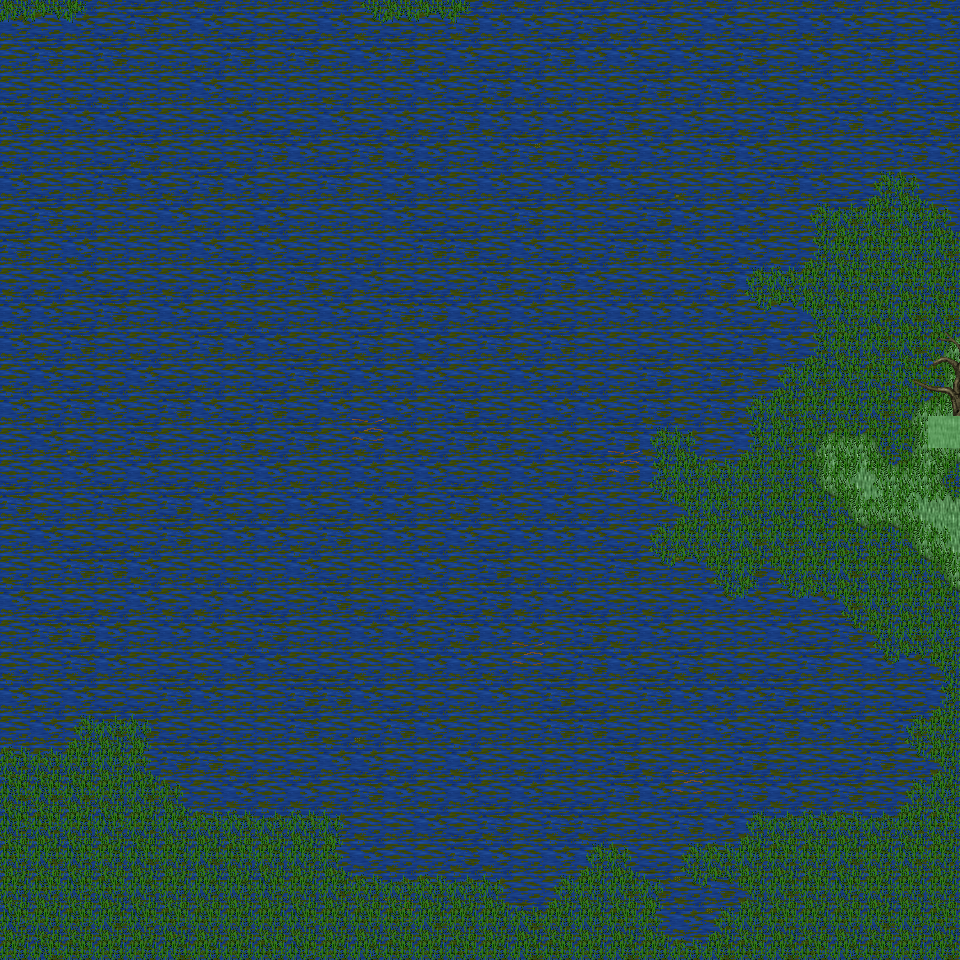

A 2D game scene composited from a Tiled map and its tileset images. What follows is a short description and the map's XML, with each tile layer's data collapsed to a summary:
An orthogonal 30x30 tile map with 32x32 px tiles, 6 tile layers (Ground, Object, Object2, Above, ...), 35 tilesets and 5 objects (5x mapExit).

<map version="1.0" orientation="orthogonal" renderorder="right-down" width="30" height="30" tilewidth="32" tileheight="32" nextobjectid="6">
  <tileset firstgid="1" name="tileset_ground_ground" tilewidth="32" tileheight="32" tilecount="33" columns="3">
    <image source="../drawable/tileset_ground_ground.png" width="96" height="352" />
  </tileset>
  <tileset firstgid="34" name="tileset_plant_grasses" tilewidth="32" tileheight="32" tilecount="6" columns="3">
    <image source="../drawable/tileset_plant_grasses.png" width="96" height="64" />
  </tileset>
  <tileset firstgid="40" name="tileset_plant_flower_daisy_white" tilewidth="32" tileheight="32" tilecount="8" columns="2">
    <image source="../drawable/tileset_plant_flower_daisy_white.png" width="64" height="128" />
  </tileset>
  <tileset firstgid="48" name="tileset_ground_grass_edges" tilewidth="32" tileheight="32" tilecount="36" columns="12">
    <image source="../drawable/tileset_ground_grass_edges.png" width="384" height="96" />
  </tileset>
  <tileset firstgid="84" name="tileset_ground_grass_corners" tilewidth="32" tileheight="32" tilecount="24" columns="6">
    <image source="../drawable/tileset_ground_grass_corners.png" width="192" height="128" />
  </tileset>
  <tileset firstgid="108" name="tileset_ground_earth_edges" tilewidth="32" tileheight="32" tilecount="18" columns="6">
    <image source="../drawable/tileset_ground_earth_edges.png" width="192" height="96" />
  </tileset>
  <tileset firstgid="126" name="tileset_ground_rock_pebbles" tilewidth="32" tileheight="32" tilecount="3" columns="1">
    <image source="../drawable/tileset_ground_rock_pebbles.png" width="32" height="96" />
  </tileset>
  <tileset firstgid="129" name="tileset_plant_flower_daisy_yellow" tilewidth="32" tileheight="32" tilecount="8" columns="2">
    <image source="../drawable/tileset_plant_flower_daisy_yellow.png" width="64" height="128" />
  </tileset>
  <tileset firstgid="137" name="tileset_plant_flower_daisy_red" tilewidth="32" tileheight="32" tilecount="8" columns="2">
    <image source="../drawable/tileset_plant_flower_daisy_red.png" width="64" height="128" />
  </tileset>
  <tileset firstgid="145" name="tileset_plant_tree_tree_fluffy" tilewidth="32" tileheight="32" tilecount="12" columns="4">
    <image source="../drawable/tileset_plant_tree_tree_fluffy.png" width="128" height="96" />
  </tileset>
  <tileset firstgid="157" name="tileset_logic_creature_undead" tilewidth="32" tileheight="32" tilecount="16" columns="8">
    <image source="../drawable/tileset_logic_creature_undead.png" width="256" height="64" />
  </tileset>
  <tileset firstgid="173" name="tileset_logic_collision" tilewidth="32" tileheight="32" tilecount="1" columns="1">
    <image source="../drawable/tileset_logic_collision.png" width="32" height="32" />
  </tileset>
  <tileset firstgid="174" name="tileset_ground_water_swamp_water" tilewidth="32" tileheight="32" tilecount="33" columns="3">
    <image source="../drawable/tileset_ground_water_swamp_water.png" width="96" height="352" />
  </tileset>
  <tileset firstgid="207" name="tileset_plant_tree_tree_darkgreen" tilewidth="32" tileheight="32" tilecount="88" columns="8">
    <image source="../drawable/tileset_plant_tree_tree_darkgreen.png" width="256" height="352" />
  </tileset>
  <tileset firstgid="295" name="tileset_plant_grasses_swamp" tilewidth="32" tileheight="32" tilecount="42" columns="6">
    <image source="../drawable/tileset_plant_grasses_swamp.png" width="192" height="224" />
  </tileset>
  <tileset firstgid="337" name="tileset_building_stone_ruins" tilewidth="32" tileheight="32" tilecount="72" columns="6">
    <image source="../drawable/tileset_building_stone_ruins.png" width="192" height="384" />
  </tileset>
  <tileset firstgid="409" name="tileset_item_gothic_large_gravestone" tilewidth="32" tileheight="32" tilecount="9" columns="3">
    <image source="../drawable/tileset_item_gothic_large_gravestone.png" width="96" height="96" />
  </tileset>
  <tileset firstgid="418" name="tileset_item_gothic_skull_post" tilewidth="32" tileheight="32" tilecount="2" columns="1">
    <image source="../drawable/tileset_item_gothic_skull_post.png" width="32" height="64" />
  </tileset>
  <tileset firstgid="420" name="tileset_item_gothic_tombstone_2" tilewidth="32" tileheight="32" tilecount="8" columns="2">
    <image source="../drawable/tileset_item_gothic_tombstone_2.png" width="64" height="128" />
  </tileset>
  <tileset firstgid="428" name="tileset_item_statue_broken_green_column" tilewidth="32" tileheight="32" tilecount="2" columns="1">
    <image source="../drawable/tileset_item_statue_broken_green_column.png" width="32" height="64" />
  </tileset>
  <tileset firstgid="430" name="tileset_item_statue_broken_lion" tilewidth="32" tileheight="32" tilecount="6" columns="2">
    <image source="../drawable/tileset_item_statue_broken_lion.png" width="64" height="96" />
  </tileset>
  <tileset firstgid="436" name="tileset_item_statue_green_stone" tilewidth="32" tileheight="32" tilecount="12" columns="4">
    <image source="../drawable/tileset_item_statue_green_stone.png" width="128" height="96" />
  </tileset>
  <tileset firstgid="448" name="tileset_ground_slate_tiles" tilewidth="32" tileheight="32" tilecount="15" columns="5">
    <image source="../drawable/tileset_ground_slate_tiles.png" width="160" height="96" />
  </tileset>
  <tileset firstgid="463" name="tileset_ground_rock_rocks" tilewidth="32" tileheight="32" tilecount="4" columns="2">
    <image source="../drawable/tileset_ground_rock_rocks.png" width="64" height="64" />
  </tileset>
  <tileset firstgid="467" name="tileset_ground_rock_rocks_2" tilewidth="32" tileheight="32" tilecount="4" columns="2">
    <image source="../drawable/tileset_ground_rock_rocks_2.png" width="64" height="64" />
  </tileset>
  <tileset firstgid="471" name="tileset_ground_rock_rocks_3" tilewidth="32" tileheight="32" tilecount="16" columns="4">
    <image source="../drawable/tileset_ground_rock_rocks_3.png" width="128" height="128" />
  </tileset>
  <tileset firstgid="487" name="tileset_plant_stump_hollow_logs" tilewidth="32" tileheight="32" tilecount="6" columns="3">
    <image source="../drawable/tileset_plant_stump_hollow_logs.png" width="96" height="64" />
  </tileset>
  <tileset firstgid="493" name="tileset_plant_tree_dead_tree_2" tilewidth="32" tileheight="32" tilecount="20" columns="4">
    <image source="../drawable/tileset_plant_tree_dead_tree_2.png" width="128" height="160" />
  </tileset>
  <tileset firstgid="513" name="tileset_plant_tree_dead_tree_3" tilewidth="32" tileheight="32" tilecount="16" columns="4">
    <image source="../drawable/tileset_plant_tree_dead_tree_3.png" width="128" height="128" />
  </tileset>
  <tileset firstgid="529" name="tileset_item_corpse_skeleton" tilewidth="32" tileheight="32" tilecount="4" columns="2">
    <image source="../drawable/tileset_item_corpse_skeleton.png" width="64" height="64" />
  </tileset>
  <tileset firstgid="533" name="tileset_item_corpse_swamp_sunken" tilewidth="32" tileheight="32" tilecount="32" columns="8">
    <image source="../drawable/tileset_item_corpse_swamp_sunken.png" width="256" height="128" />
  </tileset>
  <tileset firstgid="565" name="tileset_object_rock_pillars_stone" tilewidth="32" tileheight="32" tilecount="36" columns="6">
    <image source="../drawable/tileset_object_rock_pillars_stone.png" width="192" height="192" />
  </tileset>
  <tileset firstgid="601" name="tileset_logic_creature_undead_skeleton" tilewidth="32" tileheight="32" tilecount="6" columns="6">
    <image source="../drawable/tileset_logic_creature_undead_skeleton.png" width="192" height="32" />
  </tileset>
  <tileset firstgid="607" name="tileset_logic_creature_undead_specter" tilewidth="32" tileheight="32" tilecount="6" columns="6">
    <image source="../drawable/tileset_logic_creature_undead_specter.png" width="192" height="32" />
  </tileset>
  <tileset firstgid="613" name="tileset_logic_creature_undead_zombie" tilewidth="32" tileheight="32" tilecount="5" columns="5">
    <image source="../drawable/tileset_logic_creature_undead_zombie.png" width="160" height="32" />
  </tileset>
  <layer name="Ground" width="30" height="30">
    <data>[900 cells, 900 non-empty, 25 distinct tile ids]</data>
  </layer>
  <layer name="Object" width="30" height="30">
    <data>[900 cells, 8 non-empty, 4 distinct tile ids]</data>
  </layer>
  <layer name="Object2" width="30" height="30">
    <data>[900 cells, 264 non-empty, 16 distinct tile ids]</data>
  </layer>
  <layer name="Above" width="30" height="30">
    <data>[900 cells, 7 non-empty, 7 distinct tile ids]</data>
  </layer>
  <layer name="Above2" width="30" height="30">
    <data>[900 cells, 0 non-empty, 0 distinct tile ids]</data>
  </layer>
  <layer name="Walkable" width="30" height="30">
    <data>[900 cells, 1 non-empty, 1 distinct tile ids]</data>
  </layer>
  <objectgroup name="MapEvents">
    <object id="1" name="north" type="mapExit" x="0" y="0" width="960" height="32">
      <properties>
        <property name="map" value="level_0_x206_y42" />
        <property name="x" value="0" />
        <property name="y" value="28" />
      </properties>
    </object>
    <object id="2" name="south" type="mapExit" x="0" y="928" width="960" height="32">
      <properties>
        <property name="map" value="level_0_x206_y44" />
        <property name="x" value="0" />
        <property name="y" value="1" />
      </properties>
    </object>
    <object id="3" name="west" type="mapExit" x="0" y="0" width="32" height="960">
      <properties>
        <property name="map" value="level_0_x205_y43" />
        <property name="x" value="28" />
        <property name="y" value="0" />
      </properties>
    </object>
    <object id="4" name="east" type="mapExit" x="928" y="0" width="32" height="416">
      <properties>
        <property name="map" value="level_0_x207_y43" />
        <property name="x" value="1" />
        <property name="y" value="0" />
      </properties>
    </object>
    <object id="5" name="east2" type="mapExit" x="928" y="448" width="32" height="512">
      <properties>
        <property name="map" value="level_0_x207_y43" />
        <property name="x" value="1" />
        <property name="y" value="14" />
      </properties>
    </object>
  </objectgroup>
</map>
